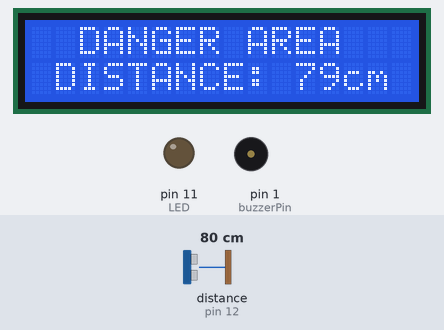
The sketch below on a simulated Arduino Uno, built with avr-gcc and run on an emulated ATmega328P. On the bench: 16×2 character LCD, output pins drawn as LEDs (lit = HIGH), buzzer (waves = sounding, pin HIGH). Wiring (inferred from the names in the program): ultrasonic range finder: trigger pin 13; echo pin 12. The inputs (shaded band) are chosen by the test bench; at power-on: distance to the obstacle (sensor on pin 12) 80 cm. The echo pulse lasts 58.3 µs per cm; pins used as bus, display or sensor lines are not drawn.

Above: at 1.2 s.
1.3 s: distance to the obstacle (sensor on pin 12) set to 11 cm
At 2.8 s:
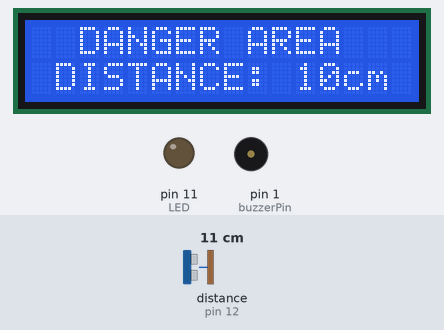
3.1 s: distance to the obstacle (sensor on pin 12) set to 8 cm
At 4.8 s:
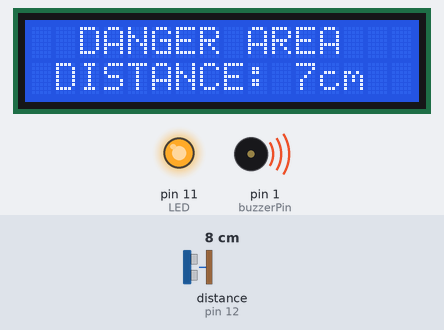
5.1 s: distance to the obstacle (sensor on pin 12) set to 60 cm
At 6.3 s:
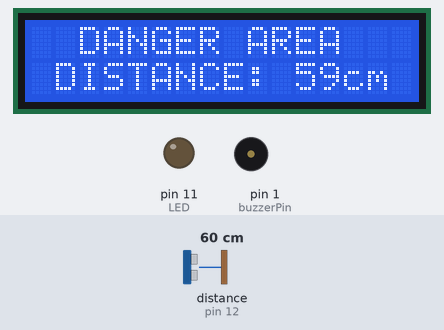
Timing chart, 0 to 8.1 s (numbered marks = the images above; inputs shaded):
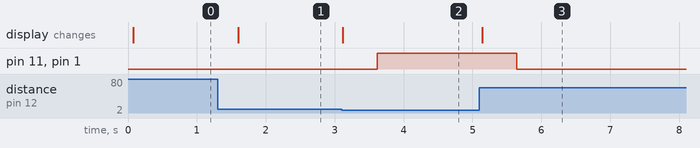

Measured:
- the behaviour switches between 10 and 9 cm on distance to the obstacle (sensor on pin 12) (found by bisection; images 1 and 2)
- after the input at 1.3 s, the display: changes after 0.30 s (image 1)
- after the input at 3.1 s, pin 11 (LED), pin 1 (buzzerPin): LOW → HIGH after 0.52 s; the display: changes at once (image 2)
- after the input at 5.1 s, pin 11 (LED), pin 1 (buzzerPin): HIGH → LOW after 0.54 s; the display: changes at once (image 3)

The sketch:

Sensor_03_SonarSensor.ino
```cpp
//SK.Tanzir mehedi Shawon
//Department of ICT
//MBSTU
//Date-18-05-2018

#include <LiquidCrystal.h>
LiquidCrystal LCD (7,6,5,4,3,2);
#define trigPin 13
#define echoPin 12
int LED = 11;
int buzzerPin = 1;

void setup()
{
pinMode(trigPin, OUTPUT);
pinMode(echoPin, INPUT);
pinMode(LED, OUTPUT);
pinMode(buzzerPin, OUTPUT);
LCD.begin(16,2);
LCD.setCursor(2,0);
LCD.print("DANGER AREA");
}

void loop() {

long duration, distance;
digitalWrite(trigPin, LOW);
delayMicroseconds(2);
digitalWrite(trigPin, HIGH);
delayMicroseconds(10);
digitalWrite(trigPin, LOW);
duration = pulseIn(echoPin, HIGH);
distance = (duration/2) / 29.1;


LCD.setCursor(0,1);
LCD.print("                    ");
LCD.setCursor(1,1);
LCD.print("DISTANCE:");
LCD.setCursor(11,1);
LCD.print(distance);
LCD.print("cm");
delay(500);

if( distance <= 8 )
{
digitalWrite(LED,HIGH);
digitalWrite(buzzerPin,HIGH);
}
else
{
digitalWrite(LED,LOW);
digitalWrite(buzzerPin,LOW);
}
}
```
